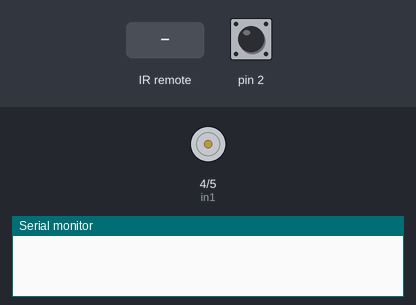
A sketch run on a simulated Arduino Uno, built with avr-gcc and run on an emulated ATmega328P. Parts: motor-driver pin pairs drawn as motors (green arrow = first pin HIGH = forward, orange = second pin HIGH = backward, longer = more drive), the last lines printed to the serial monitor. The inputs (shaded band) are chosen by the test bench; at power-on: pin 2 HIGH.

Above: at 1.3 s.
1.4 s: pin 2 pulled LOW for 0.15 s
At 2.3 s:
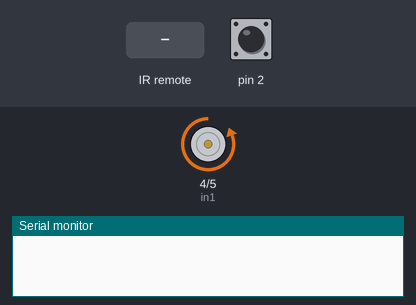
3.0 s: pin 2 pulled LOW for 0.15 s
At 3.5 s:
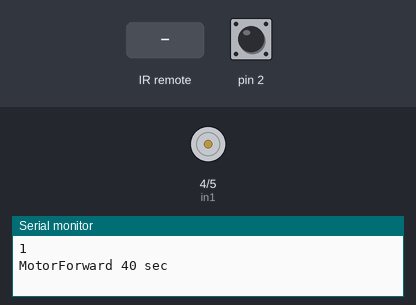
4.7 s: infrared code 0xFFA857 received
At 5.3 s:
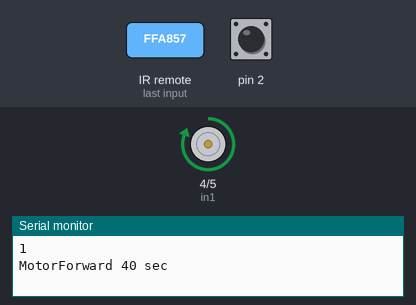
6.2 s: pin 2 pulsed LOW 5 times (0.12 s each, 0.3 s apart)
At 8.2 s:
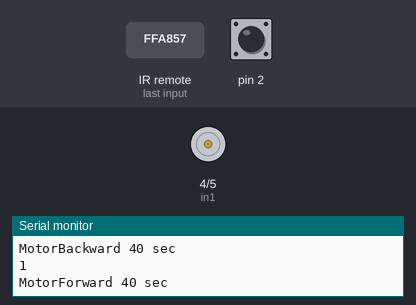
9.2 s: infrared code 0xFF629D received
At 9.9 s:
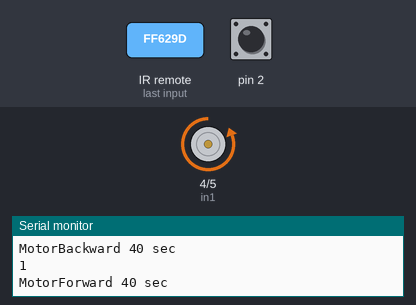
Timing chart, 0 to 51.5 s (numbered marks = the images above; inputs shaded):
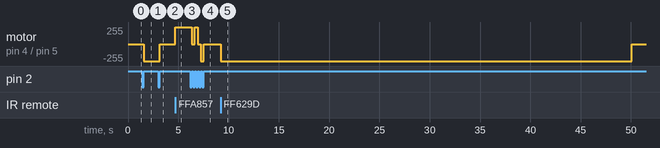

The sketch:

SHELF_V_2.ino
```cpp
/*
   Пример использования библиотеки GyverButton, управляем переменной value при помощи двух кнопок
   Конструкция с isIncr делает увеличение/уменьшение переменной при нажатой кнопке с шагом по времени
*/

#define BTN1 2				// кнопка подключена сюда (PIN --- КНОПКА --- GND)
#define BTN2 6        // Для пульта  IR ДУ
#include <GyverTimer.h>
#include "GyverButton.h"
#include "IRremote.h"
int dir =0; // flag
GButton butt1(BTN1);
GButton butt2(BTN2);
IRrecv irrecv(8); // указываем вывод, к которому подключен приемник
void setDebounce(uint16_t debounce);  // установка времени антидребезга (по умолчанию 80 мс)
// подключите пины контроллера к цифровым пинам Arduino
// первый двигатель
decode_results results; // декодировка
int in1 = 4;
int in2 = 5;
GTimer_ms myTimer1(40000);// Доп задержка


void setup() {
  Serial.begin(9600);
   myTimer1.setInterval(40000);// интервал таймера
 irrecv.enableIRIn(); // запускаем прием
   pinMode(in1, OUTPUT);
   pinMode(in2, OUTPUT);
   StopMotor();
}
void loop() {
// IR пульт ДУ
  if ( irrecv.decode( &results )) { // если данные пришли
    switch ( results.value ) {
    case 0xFF629D:
        Forward();
        break;
        StopMotor();
    case 0xFFA857:
        Backward();
        break;
        StopMotor();
    }
    irrecv.resume(); // принимаем следующую команду
  }

  int value = 0;
  butt1.tick(); // обязательная функция отработки. Должна постоянно опрашиваться

    if (butt1.isClick()|butt2.isClick()) {
      dir^=(1<<0);
      if(dir){
        if (myTimer1.isReady()){}
        Forward();
        Serial.println(dir);
        Serial.println("MotorForward 40 sec");

      }else{
        if (myTimer1.isReady()|butt2.isClick()){}
        Backward();
        Serial.println(dir);
        Serial.println("MotorBackward 40 sec");

      }
    }

}


/* FUNCION MOTOR */
void StopMotor() // Мотор выключен
{
  digitalWrite(in1, LOW);
  digitalWrite(in2, LOW);
  delay(100);
 }
void Backward() //Мотор задвигает полку
{
  // эта функция обеспечит вращение двигателей в  направлениях на установленной скорости

  // запуск двигателя
  digitalWrite(in1, HIGH);
  digitalWrite(in2, LOW);
  //Задвигание полки на 40 сек.//
  for(uint16_t i = 0; i < 40000; i++){
    butt1.tick();
    if (butt1.isClick()|butt2.isClick()) {

      StopMotor();
      return;
    }
    delay(1);
  }
  StopMotor();
}

void Forward() //Мотор выдвигает полку
{

// эта функция обеспечит вращение двигателей в  направлениях на установленной скорости

// запуск двигателя

digitalWrite(in1, LOW);
digitalWrite(in2, HIGH);
//Выдвигание полки на 40 сек.
  for(uint16_t i = 0; i < 40000; i++){
    butt1.tick();
    if (butt1.isClick()|butt2.isClick()) {

      StopMotor();
      return;
    }
    delay(1);
  }
  StopMotor();
}
```

Measured:
- after the input at 1.4 s, motor on pin 4 (in1) / pin 5 (in2): stopped → backward 255/255 after 0.15 s
- after the input at 3.0 s, motor on pin 4 (in1) / pin 5 (in2): backward 255/255 → stopped after 0.15 s
- after the input at 4.7 s, motor on pin 4 (in1) / pin 5 (in2): stopped → forward 255/255 at once
- after the input at 6.2 s, motor on pin 4 (in1) / pin 5 (in2): forward 255/255 → stopped after 0.12 s, → forward 255/255 0.30 s later, → stopped 0.30 s later, → backward 255/255 0.30 s later, … (5 changes in this stretch)
- after the input at 9.2 s, motor on pin 4 (in1) / pin 5 (in2): stopped → backward 255/255 at once, → stopped 40.9 s later
